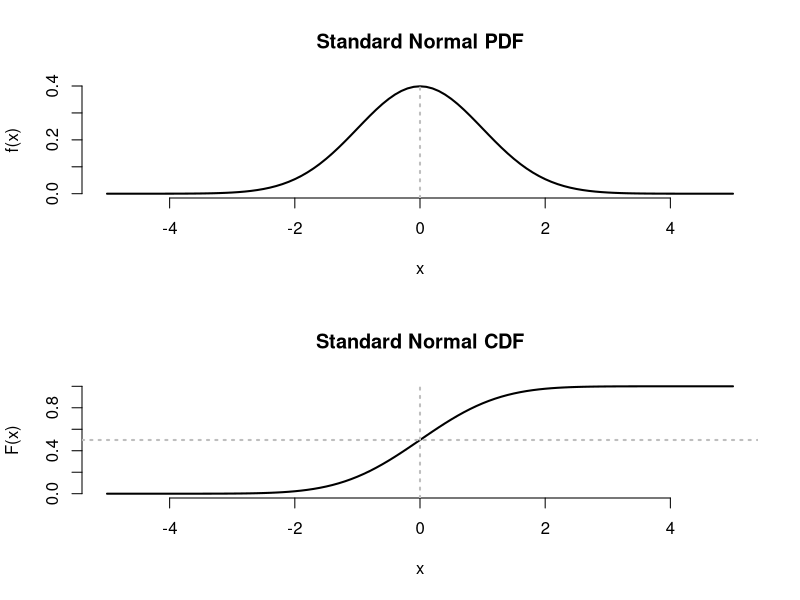
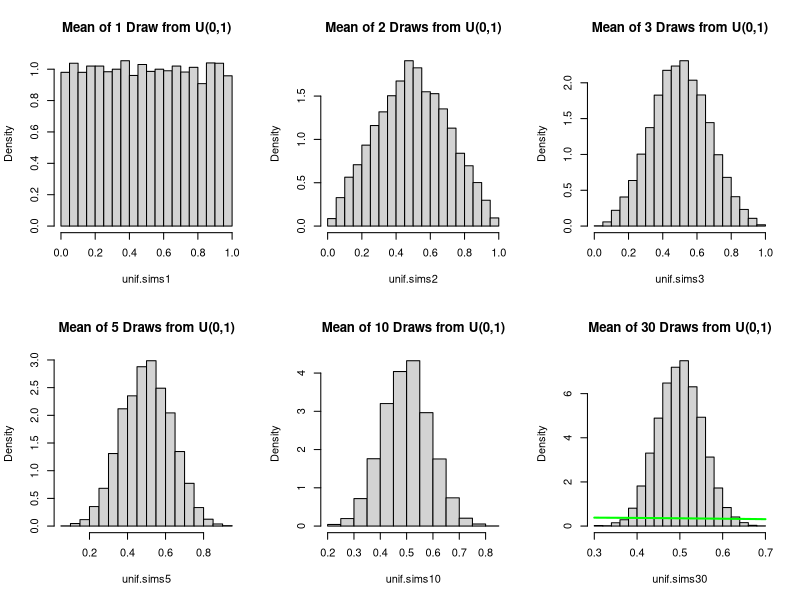
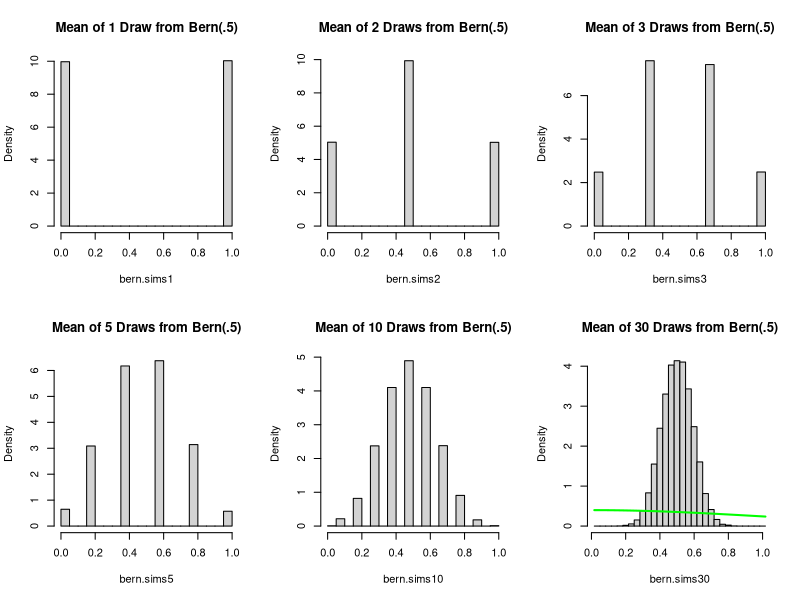
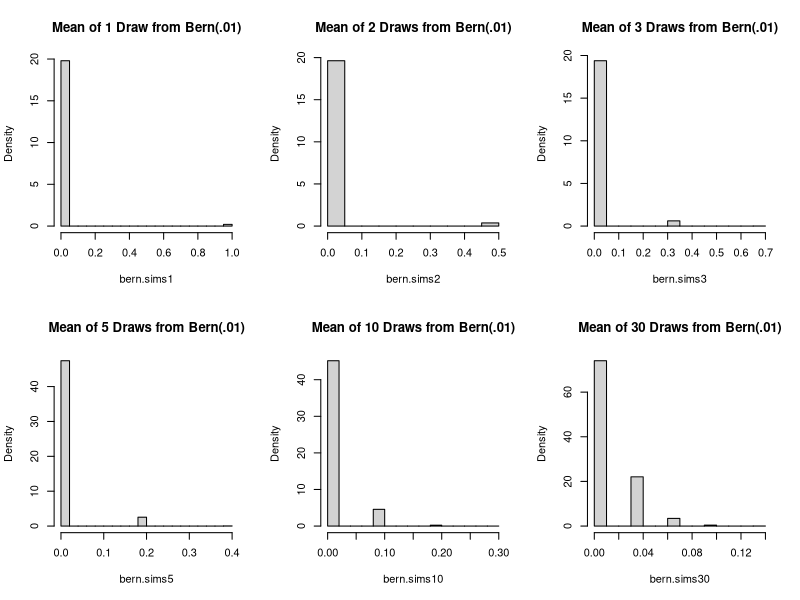
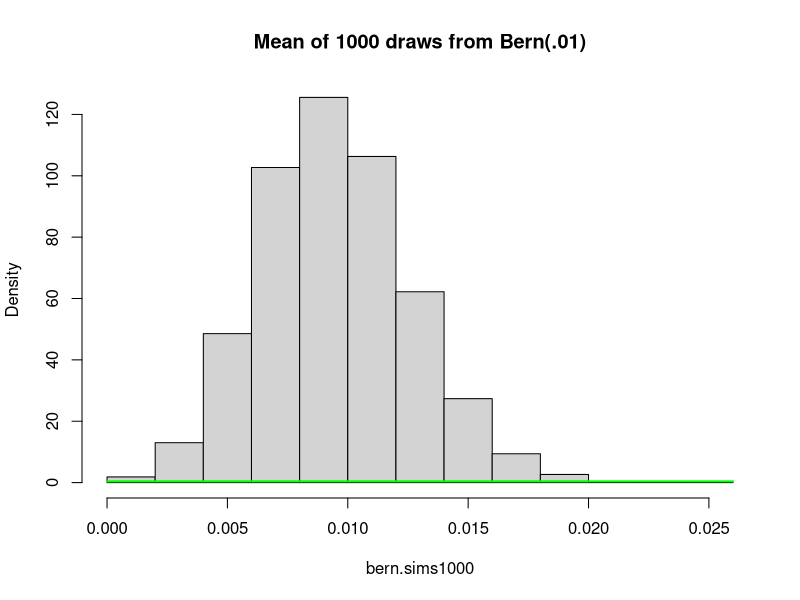

Source code (R) for these figures, in order:
## Session 5

## Remember what a normal PDF and CDF look like
par(mfrow = c(2,1)) # this sets the graphical parameters, specifically we want multiple plots arranged with 2 rows and 1 column
curve(dnorm(x), xlim = c(-5,5), lwd = 2, xlab = "x", ylab = "f(x)",
      main = "Standard Normal PDF",bty="n")
abline(v=0, lty = 3, col = "grey", lwd = 2)
curve(pnorm(x), xlim = c(-5,5), lwd = 2, xlab = "x", ylab = "F(x)",
      main = "Standard Normal CDF",bty="n")
abline(v=0, lty = 3, col = "grey", lwd = 2)
abline(h=.5, lty = 3, col = "grey", lwd = 2)

# Loops ============================================================
# For loops do something a set number of times
short_vec <- 1:10
new_vec <- c()
for (i in 1:10){ # do something 10 times, call the iteration i
  new_vec[i] <- short_vec[i] + 1 # for each element in short_vec, create a corresponding element in new_vec equal to that value + 1
}
cbind(short_vec, new_vec) # look at the two next to each other to see what happened
rm(short_vec, new_vec, i) # remove objects from environment - not necessary, but it'll keep things cleaner


##########################################################
##  MEAN OF INDEPENDENT DRAWS FROM UNIFORM DISTRIBUTION ##
##########################################################

unif.sims1 <- c() # create an empty vector to store the simulations
unif.sims2 <- c()
unif.sims3 <- c()
unif.sims5 <- c()
unif.sims10 <- c()
unif.sims30 <- c()
for(i in 1:10000){
  unif.sims1[i] <- mean(runif(1))
  unif.sims2[i] <- mean(runif(2))
  unif.sims3[i] <- mean(runif(3))
  unif.sims5[i] <- mean(runif(5))
  unif.sims10[i] <- mean(runif(10))
  unif.sims30[i] <- mean(runif(30))
}

# plotting draws and averages
par(mfrow = c(2,3))
# plotting dist of 1 draw from U(0,1)
hist(unif.sims1, freq = FALSE, main = "Mean of 1 Draw from U(0,1)")
# plotting dist of mean of 2 draws from U(0,1)
hist(unif.sims2, freq = FALSE, main = "Mean of 2 Draws from U(0,1)")
# plotting dist of mean of 3 draws from U(0,1)
hist(unif.sims3, freq = FALSE, main = "Mean of 3 Draws from U(0,1)")
# plotting dist of mean of 5 draws from U(0,1)
hist(unif.sims5, freq = FALSE, main = "Mean of 5 Draws from U(0,1)")
# plotting dist of mean of 10 draws from U(0,1)
hist(unif.sims10, freq = FALSE, main = "Mean of 10 Draws from U(0,1)")
# plotting dist of mean of 30 draws from U(0,1)
hist(unif.sims30, freq = FALSE, main = "Mean of 30 Draws from U(0,1)")
#dev.off()

# what are the expected value and variance of the distribution of
# the mean of 30 independent draws from a U(0,1) distribution?

curve(dnorm(x, mean = , sd = ), col = "green", add = TRUE, lwd = 2)



# now using Bernoulli(.5) dist
# (which is very non-normal)

bern.sims1 <- c()
bern.sims2 <- c()
bern.sims3 <- c()
bern.sims5 <- c()
bern.sims10 <- c()
bern.sims30 <- c()
for(i in 1:10000){
  bern.sims1[i] <- mean(rbinom(1, size=1, prob=.5))
  bern.sims2[i] <- mean(rbinom(2, size=1, prob=.5))
  bern.sims3[i] <- mean(rbinom(3, size=1, prob=.5))
  bern.sims5[i] <- mean(rbinom(5, size=1, prob=.5))
  bern.sims10[i] <- mean(rbinom(10, size=1, prob=.5))
  bern.sims30[i] <- mean(rbinom(30, size=1, prob=.5))
}

# plotting draws and averages
par(mfrow = c(2,3))
# plotting dist of 1 draw from Bern(.5)
hist(bern.sims1, freq = FALSE, main = "Mean of 1 Draw from Bern(.5)")
# plotting dist of mean of 2 draws from Bern(.5)
hist(bern.sims2, freq = FALSE, main = "Mean of 2 Draws from Bern(.5)")
# plotting dist of mean of 3 draws from Bern(.5)
hist(bern.sims3, freq = FALSE, main = "Mean of 3 Draws from Bern(.5)")
# plotting dist of mean of 5 draws from Bern(.5)
hist(bern.sims5, freq = FALSE, main = "Mean of 5 Draws from Bern(.5)")
# plotting dist of mean of 10 draws from Bern(.5)
hist(bern.sims10, freq = FALSE, main = "Mean of 10 Draws from Bern(.5)")
# plotting dist of mean of 30 draws from Bern(.5)
hist(bern.sims30, freq = FALSE, main = "Mean of 30 Draws from Bern(.5)",
     breaks=((0:30)+.5)/30)
#dev.off()
# what are mean and sd of average of 30 Bern(.5)s?
curve(dnorm(x, mean= , sd= ), add=TRUE, col="green", lwd = 2)




# a really hard case: Bernoulli(.01)

bern.sims1 <- c()
bern.sims2 <- c()
bern.sims3 <- c()
bern.sims5 <- c()
bern.sims10 <- c()
bern.sims30 <- c()
for(i in 1:10000){
  bern.sims1[i] <- mean(rbinom(1, size=1, prob=.01))
  bern.sims2[i] <- mean(rbinom(2, size=1, prob=.01))
  bern.sims3[i] <- mean(rbinom(3, size=1, prob=.01))
  bern.sims5[i] <- mean(rbinom(5, size=1, prob=.01))
  bern.sims10[i] <- mean(rbinom(10, size=1, prob=.01))
  bern.sims30[i] <- mean(rbinom(30, size=1, prob=.01))
}

# plotting draws and averages
par(mfrow = c(2,3))
# plotting dist of 1 draw from Bern(.5)
hist(bern.sims1, freq = FALSE, main = "Mean of 1 Draw from Bern(.01)")
# plotting dist of mean of 2 draws from Bern(.5)
hist(bern.sims2, freq = FALSE, main = "Mean of 2 Draws from Bern(.01)")
# plotting dist of mean of 3 draws from Bern(.5)
hist(bern.sims3, freq = FALSE, main = "Mean of 3 Draws from Bern(.01)")
# plotting dist of mean of 5 draws from Bern(.5)
hist(bern.sims5, freq = FALSE, main = "Mean of 5 Draws from Bern(.01)")
# plotting dist of mean of 10 draws from Bern(.5)
hist(bern.sims10, freq = FALSE, main = "Mean of 10 Draws from Bern(.01)")
# plotting dist of mean of 30 draws from Bern(.5)
hist(bern.sims30, freq = FALSE, main = "Mean of 30 Draws from Bern(.01)")
#dev.off()

## NOT SO GREAT...

# what about the mean of 1000 Bern(.01) draws?
bern.sims1000 <- c()
for(i in 1:10000){
  bern.sims1000[i] <- mean(rbinom(1000, size=1, prob=.01))
}
dev.off() # getting rid of old plots
hist(bern.sims1000, freq=FALSE, main="Mean of 1000 draws from Bern(.01)")

# what are mean and sd of average of 1000 Bern(.01)s?
curve(dnorm(x, mean= , sd= ), add=TRUE, col="green", lwd = 2)
